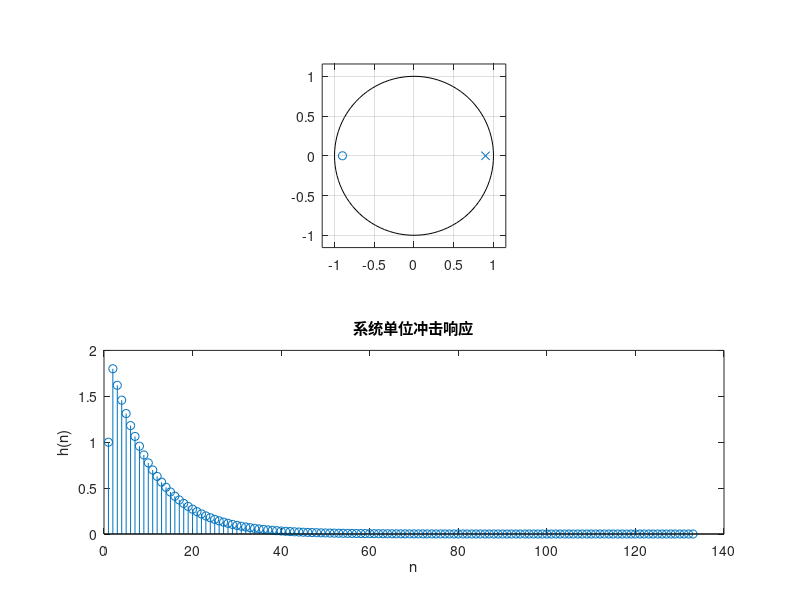
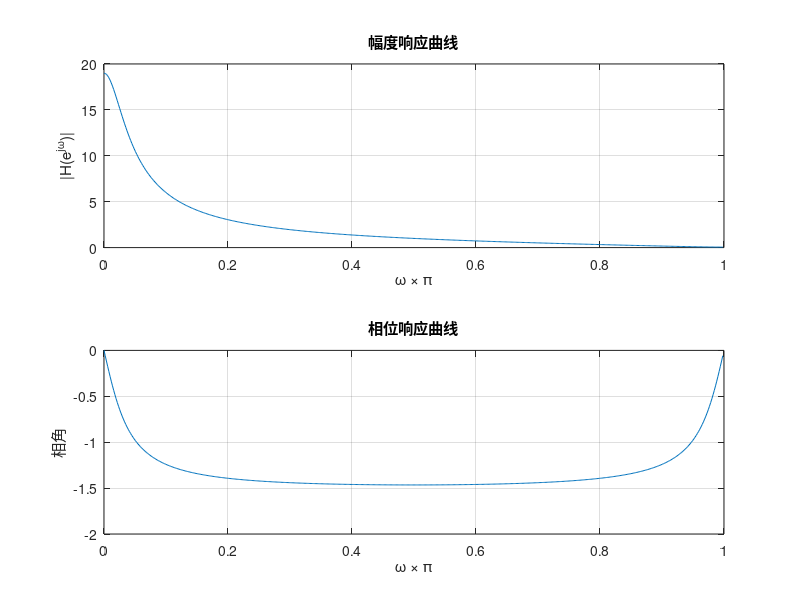

The MATLAB source for these figures, in order:
% 关闭所有图形窗口并清除命令行窗口
close all; clc;

% 定义滤波器的分子系数
a = [1 0.9];

% 定义滤波器的分母系数
b = [1 -0.9];

% 创建第一个图形窗口
figure(1);

% 创建一个2行1列的子图区域，并绘制第一个子图
subplot(2, 1, 1);
% 绘制滤波器的零极点图
zplane(a, b);

% 计算系统的单位冲击响应
h = impz(a, b);

% 绘制第二个子图
subplot(2, 1, 2);
% 绘制系统单位冲击响应的离散图形
stem(h);
% 设置第二个子图的标题
title('系统单位冲击响应');
% 设置x轴标签
xlabel('n');
% 设置y轴标签
ylabel('h(n)');

% 计算滤波器的频率响应
[H, W] = freqz(a, b);

% 创建第二个图形窗口
figure(2);

% 创建一个2行1列的子图区域，并绘制第一个子图
subplot(2, 1, 1);
% 绘制幅度响应曲线
plot(W/pi, abs(H));
% 设置第一个子图的标题
title('幅度响应曲线');
% 添加网格线
grid on;
% 设置x轴标签
xlabel('\omega \times \pi');
% 设置y轴标签
ylabel('|H(e^{j\omega})|');

% 绘制第二个子图
subplot(2, 1, 2);
% 绘制相位响应曲线
plot(W/pi, angle(H));
% 设置第二个子图的标题
title('相位响应曲线');
% 设置x轴标签
xlabel('\omega \times \pi');
% 设置y轴标签
ylabel('相角');
% 添加网格线
grid on;
